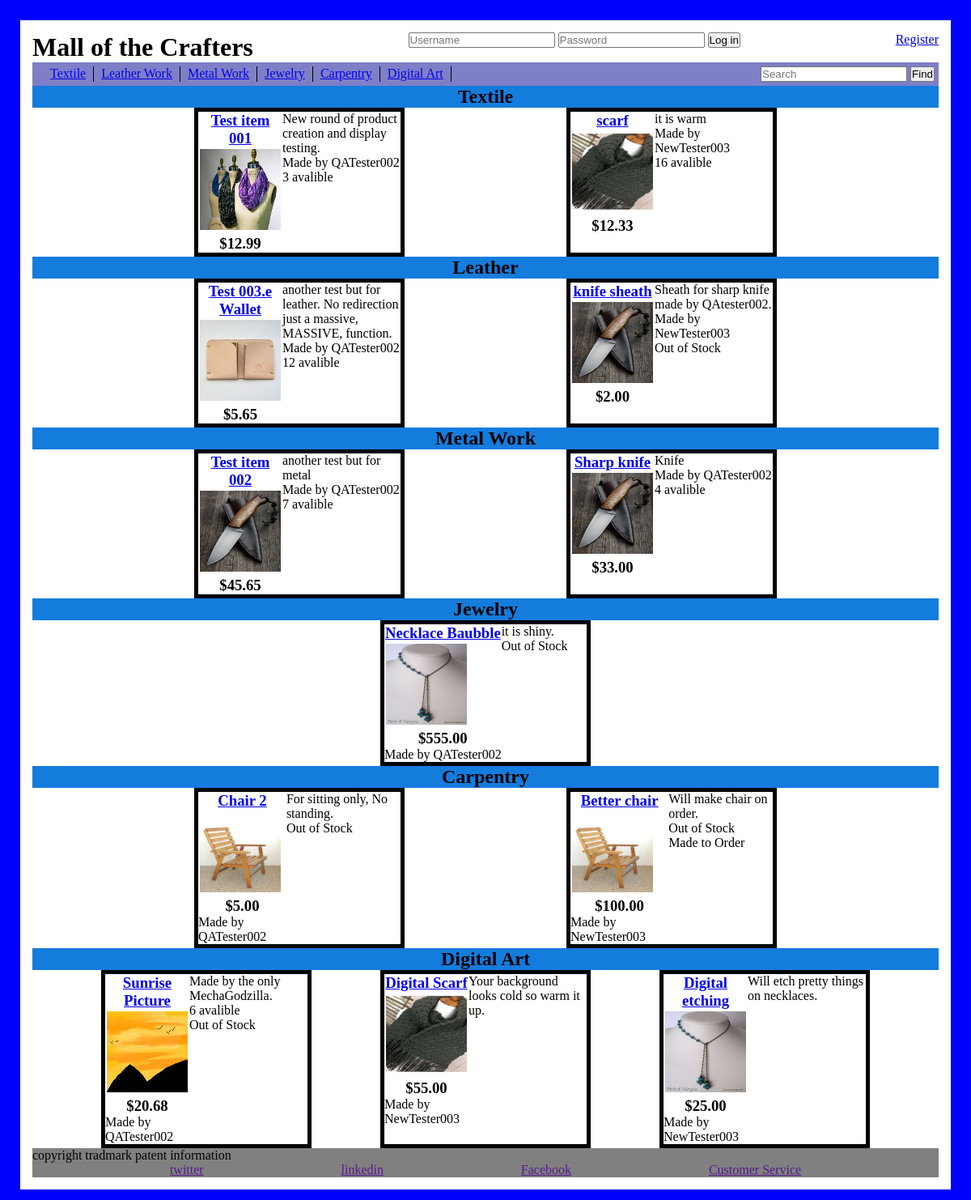
The page / on the database its author committed.
### CrafterMall/models.py (models this page shows)
class Textile_Craft(models.Model):
    craft_name = models.CharField(max_length=45, default = ' ')
    description = models.TextField()
    craft_image = models.ImageField(null=True, blank=True, upload_to='img/')
    price = models.DecimalField(max_digits=6, decimal_places=2)
    seller = models.ForeignKey(Users, related_name="tailor", on_delete = models.CASCADE)
    in_stock_num = models.IntegerField(default=0)
    on_order = models.BooleanField(default=False)
    material = models.CharField(max_length=45,default='Textile_Craft')
    created_at = models.DateTimeField(auto_now_add=True)
    updated_at = models.DateTimeField(auto_now=True)

class Users(models.Model):
    user_name = models.CharField(max_length=12)
    email = models.CharField( max_length=254)
    password = models.CharField(max_length=50)
    has_store = models.BooleanField(default=False)
    store_name = models.CharField(max_length=45, default='None')
    created_at = models.DateTimeField(auto_now_add=True)
    updated_at = models.DateTimeField(auto_now=True)
    objects = Darth_Valid()

class Leather_Craft(models.Model):
    craft_name = models.CharField(max_length=45, default = ' ')
    description = models.TextField()
    craft_image = models.ImageField(null=True, blank=True, upload_to='img/')
    price = models.DecimalField(max_digits=6, decimal_places=2)
    seller = models.ForeignKey(Users, related_name="leatherworker", on_delete = models.CASCADE)
    in_stock_num = models.IntegerField(default=0)
    on_order = models.BooleanField(default=False)
    material = models.CharField(max_length=45,default='Leather_Craft')
    created_at = models.DateTimeField(auto_now_add=True)
    updated_at = models.DateTimeField(auto_now=True)

class Metal_Craft(models.Model):
    craft_name = models.CharField(max_length=45, default = ' ')
    description = models.TextField()
    craft_image = models.ImageField(null=True, blank=True, upload_to='img/')
    price = models.DecimalField(max_digits=6, decimal_places=2)
    seller = models.ForeignKey(Users, related_name="smith", on_delete = models.CASCADE)
    in_stock_num = models.IntegerField(default=0)
    on_order = models.BooleanField(default=False)
    material = models.CharField(max_length=45,default='Metal_Craft')
    created_at = models.DateTimeField(auto_now_add=True)
    updated_at = models.DateTimeField(auto_now=True)

class Jewelry_Craft(models.Model):
    craft_name = models.CharField(max_length=45, default = ' ')
    description = models.TextField()
    craft_image = models.ImageField(null=True, blank=True, upload_to='img/')
    price = models.DecimalField(max_digits=8, decimal_places=2)
    seller = models.ForeignKey(Users, related_name="jeweler", on_delete = models.CASCADE)
    in_stock_num = models.IntegerField(default=0)
    on_order = models.BooleanField(default=False)
    material = models.CharField(max_length=45,default='Jewelry_Craft')
    created_at = models.DateTimeField(auto_now_add=True)
    updated_at = models.DateTimeField(auto_now=True)

class Wood_Craft(models.Model):
    craft_name = models.CharField(max_length=45, default = ' ')
    description = models.TextField()
    craft_image = models.ImageField(null=True, blank=True, upload_to='img/')
    price = models.DecimalField(max_digits=6, decimal_places=2)
    seller = models.ForeignKey(Users, related_name="carpenter", on_delete = models.CASCADE)
    in_stock_num = models.IntegerField(default=0)
    on_order = models.BooleanField(default=False)
    material = models.CharField(max_length=45,default='Wood_Craft')
    created_at = models.DateTimeField(auto_now_add=True)
    updated_at = models.DateTimeField(auto_now=True)

class Digital_Craft(models.Model):
    craft_name = models.CharField(max_length=45, default = ' ')
    description = models.TextField()
    craft_image = models.ImageField(null=True, blank=True, upload_to='img/')
    price = models.DecimalField(max_digits=6, decimal_places=2)
    seller = models.ForeignKey(Users, related_name="artist", on_delete = models.CASCADE)
    in_stock_num = models.IntegerField(default=0)
    on_order = models.BooleanField(default=False)
    material = models.CharField(max_length=45,default='Digital_Craft')
    created_at = models.DateTimeField(auto_now_add=True)
    updated_at = models.DateTimeField(auto_now=True)

### CrafterMall/views.py (the view, shortened to what this page needs)
# urls.py: path('', views.index),
def index(request):
    context ={
        'text_db': Textile_Craft.objects.all(),
        'wood_db': Wood_Craft.objects.all(),
        'metal_db' : Metal_Craft.objects.all(),
        'leather_db' : Leather_Craft.objects.all(),
        'jewel_db' : Jewelry_Craft.objects.all(),
        'digital_db' : Digital_Craft.objects.all(),
        }
    if('userid' not in request.session):
        print("not logged")
        return render(request, 'index.html', context)

### CrafterMall/templates/index.html (shortened to what this page needs)
{%extends 'base.html'%}
{% load static %}
{%block content%}
        <div class="mainBody">
            <h2>Textile</h2>
            <div class="display_product">
                {%for item in text_db%}
                    <div class="craft">
                        <div class="craftImg">
                            <h3><a href="/show_product/{{item.material}}/{{item.id}}">{{item.craft_name}}</a></h3>
                            <img src="{{MEDIA_URL}}{{item.craft_image}}" alt="Broken image">
                            <h3>${{item.price}}</h3>
                        </div>
                        <div class="craft_info">
                            <p>{{item.description}}</p>
                            <p>Made by {{item.seller.user_name}}</p>
                            {% if item.in_stock_num != 0 %}
                            <p>{{item.in_stock_num}} avalible</p>
                            {%else%}
                            <p>Out of Stock</p>
                            {%endif%}
                        </div>
                    </div>
                {%endfor%}
            </div>
            <h2>Leather</h2>
            <div class="display_product">
                {%for item in leather_db%}
                    <div class="craft">
                        <div class="craftImg">
                            <h3><a href="/show_product/{{item.material}}/{{item.id}}">{{item.craft_name}}</a></h3>
                            <img src="{{MEDIA_URL}}{{item.craft_image}}" alt="Broken image">
                            <h3>${{item.price}}</h3>
                        </div>
                        <div class="craft_info">
                            <p>{{item.description}}</p>
                            <p>Made by {{item.seller.user_name}}</p>
                            {% if item.in_stock_num != 0 %}
                            <p>{{item.in_stock_num}} avalible</p>
                            {%else%}
                            <p>Out of Stock</p>
                            {%endif%}
                        </div>
                    </div>
                {%endfor%}
            </div>
            <h2>Metal Work</h2>
            <div class="display_product">
                {%for item in metal_db%}
                    <div class="craft">
                        <div class="craftImg">
                            <h3><a href="/show_product/{{item.material}}/{{item.id}}">{{item.craft_name}}</a></h3>
                            <img src="{{MEDIA_URL}}{{item.craft_image}}" alt="Broken image">
                            <h3>${{item.price}}</h3>
                        </div>
                        <div class="craft_info">
                            <p>{{item.description}}</p>
                            <p>Made by {{item.seller.user_name}}</p>
                            {% if item.in_stock_num != 0 %}
                            <p>{{item.in_stock_num}} avalible</p>
                            {%else%}
                            <p>Out of Stock</p>
                            {%endif%}
                        </div>
                    </div>
                {%endfor%}
            </div>
            <h2>Jewelry</h2>
            <div class="display_product">
                {%for item in jewel_db%}
                    <div class="craft">
                        <div class="craftImg">
                            <h3><a href="/show_product/{{item.material}}/{{item.id}}">{{item.craft_name}}</a></h3>
                            <img src="{{MEDIA_URL}}{{item.craft_image}}" alt="Broken image">
                            <h3>${{item.price}}</h3>
                            <p>Made by {{item.seller.user_name}}</p>
                        </div>
                        <div class="craft_info">
                            <p>{{item.description}}</p>
                            {% if item.in_stock_num != 0 %}
                            <p>{{item.in_stock_num}} avalible</p>
                            {%else%}
                            <p>Out of Stock</p>
                            {%endif%}
                        </div>
                    </div>
                {%endfor%}
            </div>
            <h2>Carpentry</h2>
            <div class="display_product">
                {%for item in wood_db%}
                    <div class="craft">
                        <div class="craftImg">
                            <h3><a href="/show_product/{{item.material}}/{{item.id}}">{{item.craft_name}}</a></h3>
                            <img src="{{MEDIA_URL}}{{item.craft_image}}" alt="Broken image">
                            <h3>${{item.price}}</h3>
                            <p>Made by {{item.seller.user_name}}</p>
                        </div>
                        <div class="craft_info">
                            <p>{{item.description}}</p>
                            {% if item.in_stock_num != 0 %}
                            <p>{{item.in_stock_num}} avalible</p>
                            {%else%}
                            <p>Out of Stock</p>
                            {%endif%}
                            {% if item.on_order == True %}
                            <p>Made to Order</p>
                            {%endif%}
                        </div>
                    </div>
                {%endfor%}
            </div>
            <h2>Digital Art</h2>
            <div class="display_product">
                {%for item in digital_db%}
                    <div class="craft">
                        <div class="craftImg">
                            <h3><a href="/show_product/{{item.material}}/{{item.id}}">{{item.craft_name}}</a></h3>
                            <img src="{{MEDIA_URL}}{{item.craft_image}}" alt="Broken image">
                            <h3>${{item.price}}</h3>
                            <p>Made by {{item.seller.user_name}}</p>
                        </div>
                        <div class="craft_info">
                            <p>{{item.description}}</p>
                            {% if item.in_stock_num != 0 %}
                            <p>{{item.in_stock_num}} avalible</p>
                            {%endif%}
                            {%if item.in_stock_num and item.on_order == False%}
                            <p>Out of Stock</p>
                            {%endif%}
                        </div>
                    </div>
                {%endfor%}
            </div>
        </div>
{% endblock %}

### CrafterMall/static/css/styles_index.css (style rules this page uses)
* { padding: 0px; margin: 0px; }
.display_product { display: flex; justify-content: space-evenly; }
.mainBody h2 { text-align: center; background-color: rgb(20, 124, 221); }
.craft { width: 250px; display: flex; border: solid black 5px; }
.craftImg h3 { text-align: center; }
.craftImg img { width: 100px; height: 100px; padding: 2px; }

### rows shown on the page
Textile_Craft: craft_name "Test item 001", craft_image (picture), price "12.99", description "New round of product creation and display testing.", seller.user_name "QATester002", in_stock_num "3"
Textile_Craft: craft_name "scarf", craft_image (picture), price "12.33", description "it is warm", seller.user_name "NewTester003", in_stock_num "16"
Leather_Craft: craft_name "Test 003.e Wallet", craft_image (picture), price "5.65", description "another test but for leather. No redirection just a massive, MASSIVE, function.", seller.user_name "QATester002", in_stock_num "12"
Leather_Craft: craft_name "knife sheath", craft_image (picture), price "2.00", description "Sheath for sharp knife made by QAtester002.", seller.user_name "NewTester003", in_stock_num "Out of Stock"
Metal_Craft: craft_name "Test item 002", craft_image (picture), price "45.65", description "another test but for metal", seller.user_name "QATester002", in_stock_num "7"
Metal_Craft: craft_name "Sharp knife", craft_image (picture), price "33.00", description "Knife", seller.user_name "QATester002", in_stock_num "4"
Jewelry_Craft: craft_name "Necklace Baubble", craft_image (picture), price "555.00", seller.user_name "QATester002", description "it is shiny.", in_stock_num "Out of Stock"
Wood_Craft: craft_name "Chair 2", craft_image (picture), price "5.00", seller.user_name "QATester002", description "For sitting only, No standing.", in_stock_num "Out of Stock"
Wood_Craft: craft_name "Better chair", craft_image (picture), price "100.00", seller.user_name "NewTester003", description "Will make chair on order.", in_stock_num "Out of Stock", on_order "Made to Order"
Digital_Craft: craft_name "Sunrise Picture", craft_image (picture), price "20.68", seller.user_name "QATester002", description "Made by the only MechaGodzilla.", in_stock_num "6", on_order "Out of Stock"
Digital_Craft: craft_name "Digital Scarf", craft_image (picture), price "55.00", seller.user_name "NewTester003", description "Your background looks cold so warm it up."
Digital_Craft: craft_name "Digital etching", craft_image (picture), price "25.00", seller.user_name "NewTester003", description "Will etch pretty things on necklaces."
